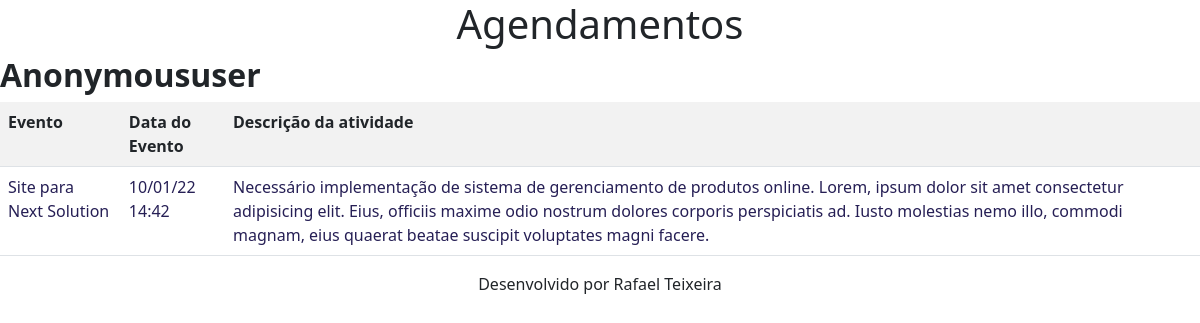
/titulo/Site para Next Solution/, run on the app's committed database.
### core/models.py (models this page shows, shortened)
class Evento(models.Model):
    titulo=models.CharField(max_length=100)
    descricao=models.TextField(null=True, blank=True)
    data_evento=DateTimeField(verbose_name='Data do Evento')
    data_criacao=DateTimeField(auto_now=True,verbose_name='Data de Criacao')
    usuario=models.ForeignKey(User,on_delete=models.CASCADE) # models.cascade (Se o usuário for deletado, seus eventos também serão.) Para User será necessário defenir um valor padrão.
    class Meta:                 #Alteração do nome da tabela sqlite3: comando sqlmigrate core xxxx/dados para migração manual.
        db_table='evento'
    def get_data_evento(self):
        return self.data_evento.strftime('%d/%m/%y %H:%M')

### core/views.py (the view)
# urls.py: path(r'titulo/<titulo_evento>/', views.titulo,name='titulo'),
def titulo(resquest,titulo_evento):
    print(titulo_evento)
    usuario=resquest.user
    consulta=Evento.objects.get(titulo__contains=titulo_evento)
    usuario=str(usuario).capitalize
    dados={'consulta':consulta,'usuario':usuario}
    return render(resquest,'titulo.html',dados)

### core/templates/titulo.html
{% extends 'model-page.html' %}
    {% block content %}
    <center><h1>Agendamentos</h1></center>
    <h2><b>{{ usuario }}</b></h2>
    <table id="lista" class="table table-striped table-hover table-responsive">
            <tr>
                <th>Evento</th>
                <th>Data do Evento</th>
                <th>Descrição da atividade</th>
            </tr>
            <tr>
                <td>
                    {{ consulta.titulo }}
                </td>
                <td>
                    {{ consulta.get_data_evento }}
                </td>
                <td>
                    {{ consulta.descricao }}
                </td>
            </tr>
    </table>
    {% endblock %}

### core/static/css/style.css (style rules this page uses)
body { background-color: rgb(99, 130, 143); color: blue; }
#lista { color: rgb(38, 31, 85); text-justify: auto; }

### data on the page
Evento: titulo "Site para Next Solution", get_data_evento "10/01/22 14:42", descricao "Necessário implementação de sistema de gerenciamento de produtos online. Lorem, ipsum dolor sit amet consectetur adipisicing elit. Eius, officiis maxime odio nostrum dolores corporis perspiciatis ad. Iusto molestias nemo illo, commodi magnam, eius quaerat beatae suscipit voluptates magni facere."

### other printed values
{{ usuario }} "Anonymoususer"
